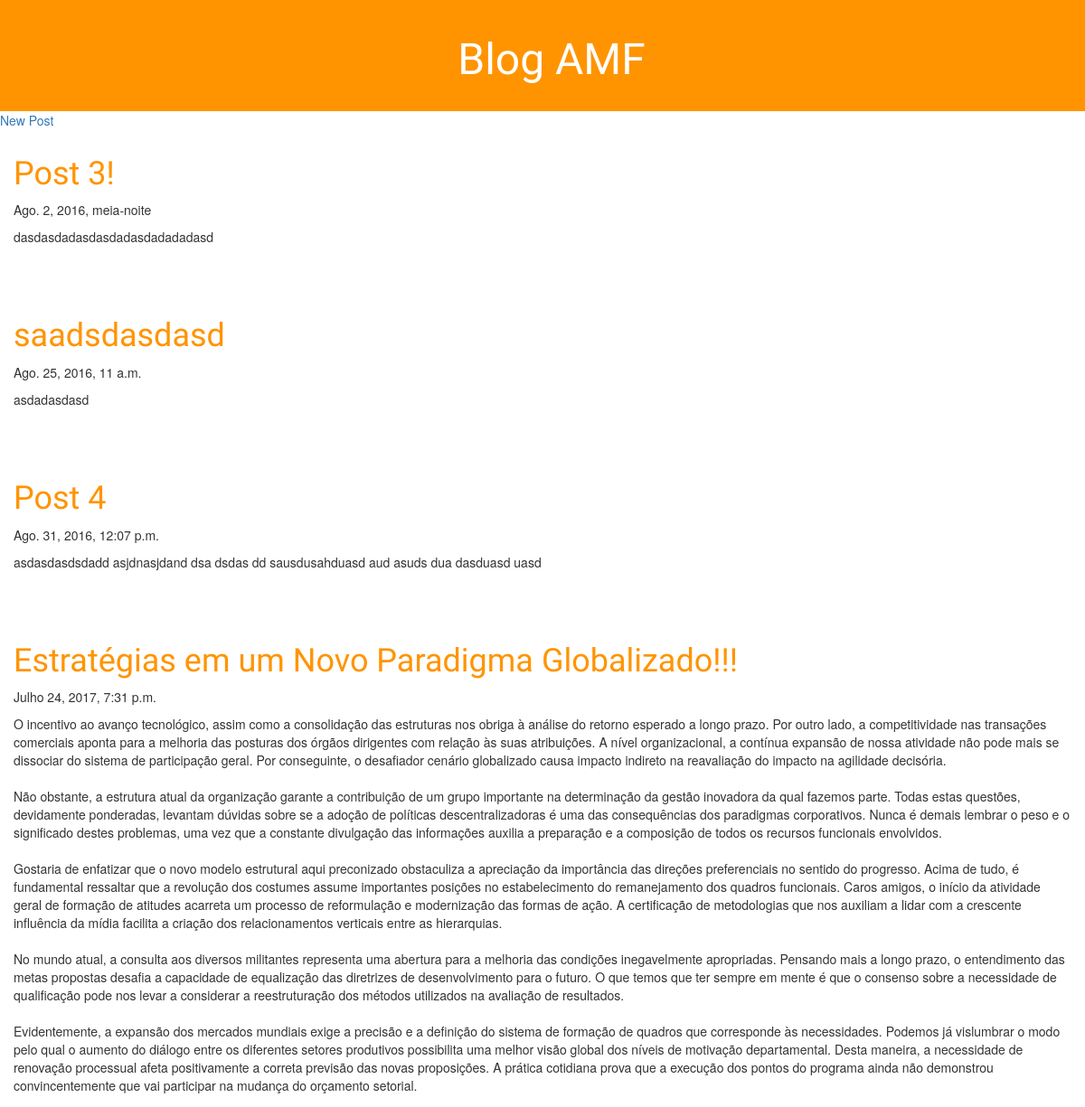
Before: /home/ (signed in, upper part) with the older database file.
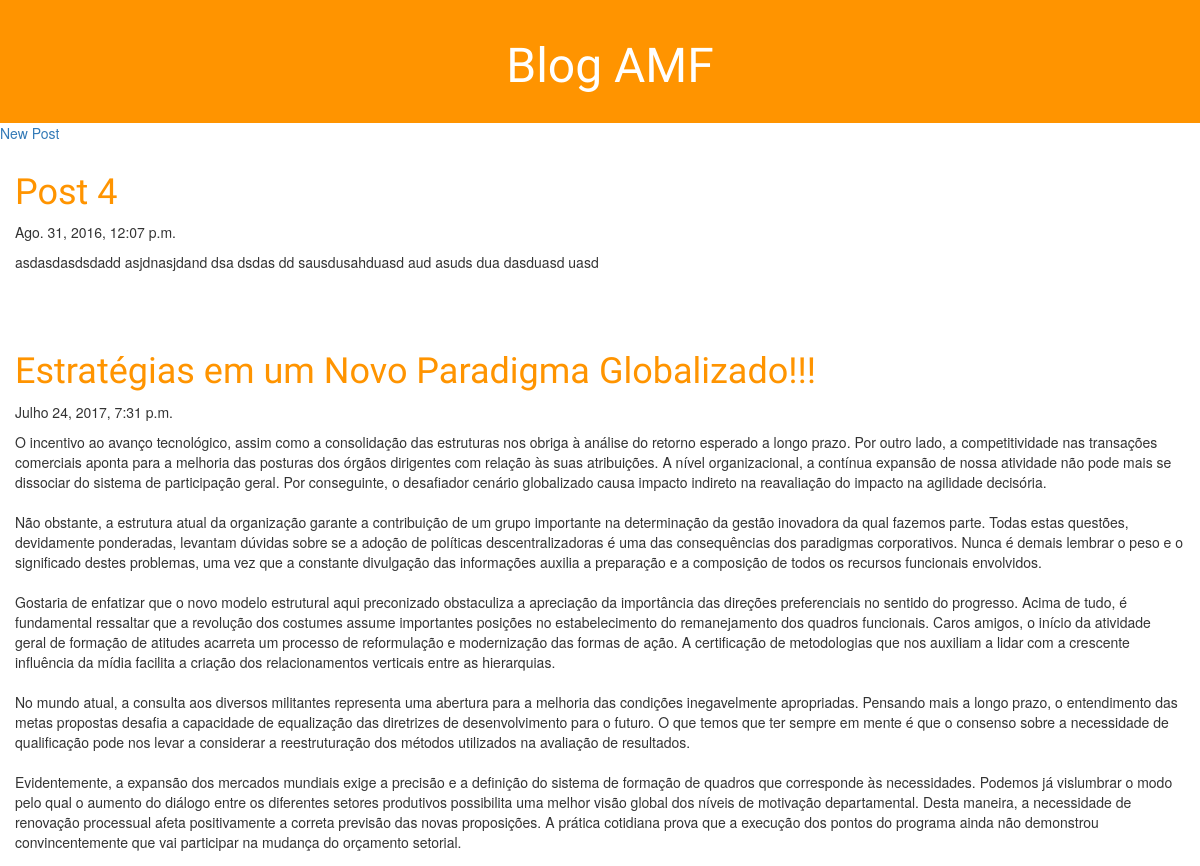
After: the same page with the newer database file.
### blog/models.py (models this page shows, shortened)
class Post(models.Model):
    autor = models.ForeignKey('auth.User')
    titulo = models.CharField(max_length=200)
    texto = models.TextField()
    data_criacao = models.DateTimeField(default=timezone.now)
    data_publicacao = models.DateTimeField(blank=True, null=True)
    visualizacoes = models.IntegerField(default=0)

### blog/views.py (the view)
# urls.py: url(r'^home/', views.post_list),
def post_list(request):
    if request.user.id is None:
        return redirect(logar)
    posts_publicados = Post.objects.filter(data_publicacao__lte=timezone.now()).order_by('data_publicacao')
    return render(request, 'post_list.html', {'posts': posts_publicados})

### blog/templates/post_list.html (shortened to what this page needs)
{% load staticfiles %}
<!DOCTYPE html>
<html lang="en">
<head>
    <link rel="stylesheet" href="{% static 'css/blog.css' %}">
    <link rel="stylesheet" href="//maxcdn.bootstrapcdn.com/bootstrap/3.2.0/css/bootstrap.min.css">
    <link rel="stylesheet" href="//maxcdn.bootstrapcdn.com/bootstrap/3.2.0/css/bootstrap-theme.min.css">
</head>
<body>
<div class="post-header">
    <h1><a href="/">Blog AMF</a></h1>
</div>
{% if request.user.is_staff %}<div class="date"><a href="/new">New Post</a></div>{% endif %}
<div class="content">
{% for post in posts %}
<div class="post">
    <h1><a href="/post/{{ post.id }}">{{ post.titulo }}</a></h1>
    <div class="date">{{ post.data_publicacao }}</div>
    <p>{{ post.texto|linebreaksbr }}</p>
</div>
{% endfor %}
</div>
</body>
</html>

Changed rows visible on the page:
removed Post: titulo "Post 3!", data_publicacao "Ago. 2, 2016, meia-noite", texto "dasdasdadasdasdadasdadadadasd"
removed Post: titulo "saadsdasdasd", data_publicacao "Ago. 25, 2016, 11 a.m.", texto "asdadasdasd"
